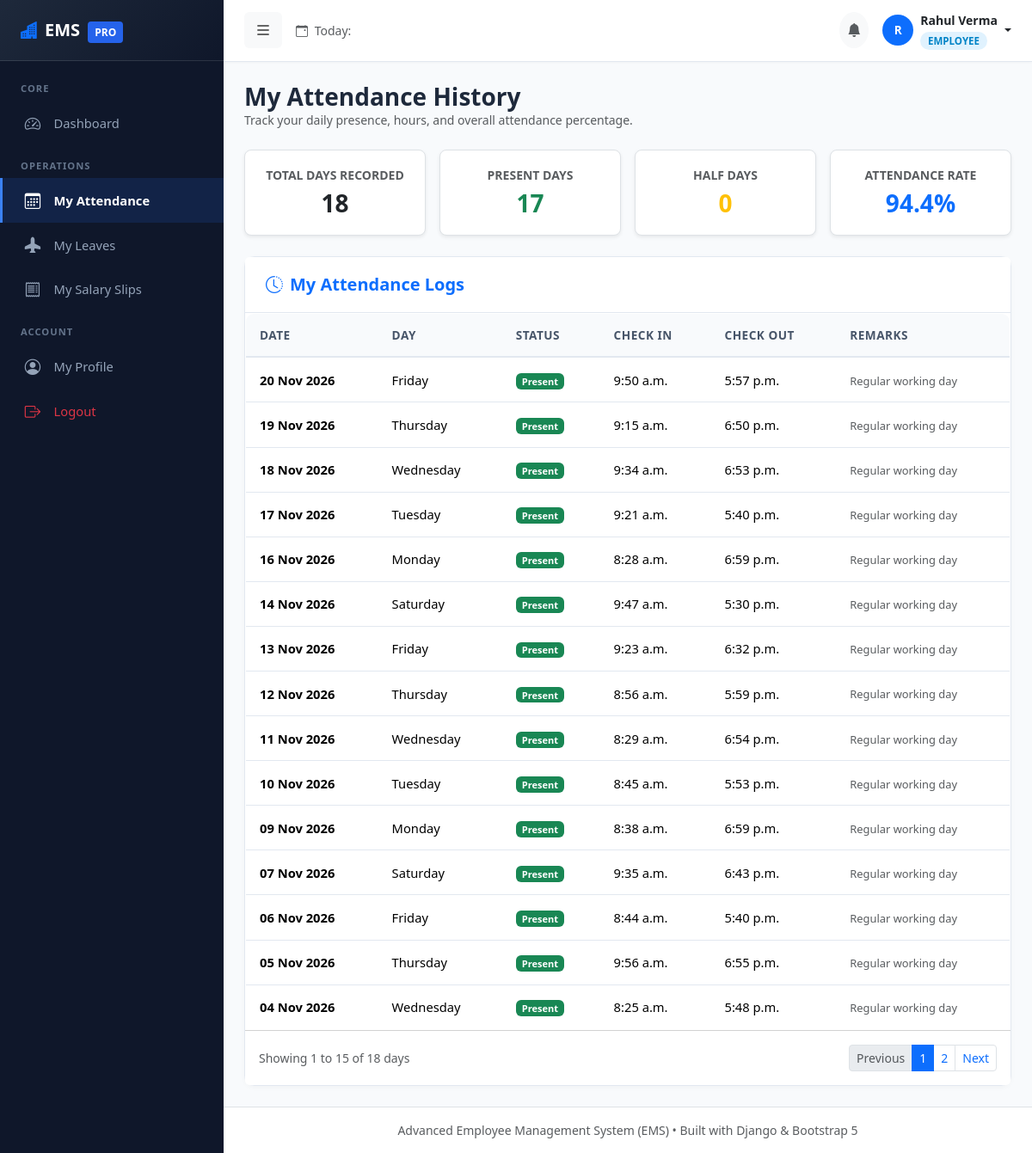
The app's page /attendance/my-history/ (signed in) with its own data.
### accounts/models.py (models this page shows, shortened)
class UserProfile(models.Model):
    ROLE_CHOICES = (
        ('ADMIN', 'Admin'),
        ('HR', 'HR Manager'),
        ('EMPLOYEE', 'Employee'),
    )
    user = models.OneToOneField(User, on_delete=models.CASCADE, related_name='profile')
    role = models.CharField(max_length=20, choices=ROLE_CHOICES, default='EMPLOYEE')
    created_at = models.DateTimeField(auto_now_add=True)

### attendance/models.py (models this page shows, shortened)
class Attendance(models.Model):
    STATUS_CHOICES = (
        ('PRESENT', 'Present'),
        ('ABSENT', 'Absent'),
        ('HALF_DAY', 'Half Day'),
        ('ON_LEAVE', 'On Leave'),
    )
    employee = models.ForeignKey(Employee, on_delete=models.CASCADE, related_name='attendances')
    date = models.DateField(verbose_name="Attendance Date")
    status = models.CharField(max_length=20, choices=STATUS_CHOICES, default='PRESENT')
    check_in_time = models.TimeField(null=True, blank=True, verbose_name="Check In Time")
    check_out_time = models.TimeField(null=True, blank=True, verbose_name="Check Out Time")
    notes = models.TextField(blank=True, verbose_name="Notes / Remarks")
    created_at = models.DateTimeField(auto_now_add=True)
    class Meta:
        unique_together = ('employee', 'date')
        ordering = ['-date', 'employee__emp_id']

### attendance/views.py (the view)
# urls.py: path('my-history/', views.my_attendance_view, name='my_attendance'),
@login_required
def my_attendance_view(request):
    try:
        employee = request.user.employee_profile
    except Employee.DoesNotExist:
        messages.error(request, "No employee record associated with your account.")
        return redirect('dashboard')
    attendances = Attendance.objects.filter(employee=employee).order_by('-date')
    total_records = attendances.count()
    present_days = attendances.filter(status='PRESENT').count()
    absent_days = attendances.filter(status='ABSENT').count()
    half_days = attendances.filter(status='HALF_DAY').count()
    leave_days = attendances.filter(status='ON_LEAVE').count()
    att_pct = round(((present_days + 0.5 * half_days) / total_records * 100), 1) if total_records > 0 else 0
    paginator = Paginator(attendances, 15)
    page_obj = paginator.get_page(request.GET.get('page'))
    return render(request, 'attendance_my.html', {
        'page_obj': page_obj,
        'employee': employee,
        'total_records': total_records,
        'present_days': present_days,
        'absent_days': absent_days,
        'half_days': half_days,
        'leave_days': leave_days,
        'att_pct': att_pct,
    })

### employees/models.py (called while the page is built)
    @property
    def photo_url(self):
        if self.profile_photo and hasattr(self.profile_photo, 'url'):
            return self.profile_photo.url
        return None

### templates/attendance_my.html (shortened to what this page needs)
{% extends 'base.html' %}
{% block content %}
<div class="mb-4">
    <h3 class="fw-bold mb-0">My Attendance History</h3>
    <p class="text-muted small mb-0">Track your daily presence, hours, and overall attendance percentage.</p>
</div>
<div class="row g-3 mb-4">
    <div class="col-sm-6 col-md-3">
        <div class="p-3 bg-white rounded-3 border text-center shadow-sm">
            <span class="text-muted small fw-bold">TOTAL DAYS RECORDED</span>
            <div class="fs-3 fw-bold text-dark">{{ total_records }}</div>
        </div>
    </div>
    <div class="col-sm-6 col-md-3">
        <div class="p-3 bg-white rounded-3 border text-center shadow-sm">
            <span class="text-muted small fw-bold text-success">PRESENT DAYS</span>
            <div class="fs-3 fw-bold text-success">{{ present_days }}</div>
        </div>
    </div>
    <div class="col-sm-6 col-md-3">
        <div class="p-3 bg-white rounded-3 border text-center shadow-sm">
            <span class="text-muted small fw-bold text-warning">HALF DAYS</span>
            <div class="fs-3 fw-bold text-warning">{{ half_days }}</div>
        </div>
    </div>
    <div class="col-sm-6 col-md-3">
        <div class="p-3 bg-white rounded-3 border text-center shadow-sm">
            <span class="text-muted small fw-bold text-primary">ATTENDANCE RATE</span>
            <div class="fs-3 fw-bold text-primary">{{ att_pct }}%</div>
        </div>
    </div>
</div>
<div class="card form-card">
    <div class="card-header bg-white">
        <h5 class="mb-0 fw-bold text-primary"><i class="bi bi-clock-history me-2"></i>My Attendance Logs</h5>
    </div>
    <div class="card-body p-0">
        <div class="table-responsive">
            <table class="table table-hover align-middle mb-0 custom-table">
                <thead>
                    <tr>
                        <th>Date</th>
                        <th>Day</th>
                        <th>Status</th>
                        <th>Check In</th>
                        <th>Check Out</th>
                        <th>Remarks</th>
                    </tr>
                </thead>
                <tbody>
                    {% for att in page_obj %}
                    <tr class="table-row-hover">
                        <td><strong>{{ att.date|date:"d M Y" }}</strong></td>
                        <td>{{ att.date|date:"l" }}</td>
                        <td>
                            {% if att.status == 'PRESENT' %}
                            <span class="badge bg-success">Present</span>
                            {% elif att.status == 'HALF_DAY' %}
                            <span class="badge bg-warning text-dark">Half Day</span>
                            {% elif att.status == 'ON_LEAVE' %}
                            <span class="badge bg-info text-dark">On Leave</span>
                            {% else %}
                            <span class="badge bg-danger">Absent</span>
                            {% endif %}
                        </td>
                        <td>{{ att.check_in_time|default:"--" }}</td>
                        <td>{{ att.check_out_time|default:"--" }}</td>
                        <td><small class="text-muted">{{ att.notes|default:"--" }}</small></td>
                    </tr>
                    {% endfor %}
                </tbody>
            </table>
        </div>
    </div>
    {% if page_obj.has_other_pages %}
    <div class="card-footer bg-white d-flex justify-content-between align-items-center py-3">
        <small class="text-muted">Showing {{ page_obj.start_index }} to {{ page_obj.end_index }} of {{ page_obj.paginator.count }} days</small>
        <ul class="pagination pagination-sm mb-0">
            {% if page_obj.has_previous %}
            <li class="page-item"><a class="page-link" href="?page={{ page_obj.previous_page_number }}">Previous</a></li>
            {% else %}
            <li class="page-item disabled"><span class="page-link">Previous</span></li>
            {% endif %}
            {% for num in page_obj.paginator.page_range %}
                {% if page_obj.number == num %}
                <li class="page-item active"><span class="page-link">{{ num }}</span></li>
                {% else %}
                <li class="page-item"><a class="page-link" href="?page={{ num }}">{{ num }}</a></li>
                {% endif %}
            {% endfor %}
            {% if page_obj.has_next %}
            <li class="page-item"><a class="page-link" href="?page={{ page_obj.next_page_number }}">Next</a></li>
            {% else %}
            <li class="page-item disabled"><span class="page-link">Next</span></li>
            {% endif %}
        </ul>
    </div>
    {% endif %}
</div>
{% endblock %}

### templates/base.html (shortened to what this page needs)
<!DOCTYPE html>
<html lang="en">
<head>
    <link href="https://cdn.jsdelivr.net/npm/bootstrap@5.3.3/dist/css/bootstrap.min.css" rel="stylesheet">
    <link rel="stylesheet" href="https://cdn.jsdelivr.net/npm/bootstrap-icons@1.11.3/font/bootstrap-icons.min.css">
    {% load static %}
    <link rel="stylesheet" href="{% static 'css/style.css' %}">
</head>
<body>
    {% if user.is_authenticated %}
    <div class="d-flex" id="wrapper">
        <div id="sidebar-wrapper">
            <div class="sidebar-heading d-flex align-items-center justify-content-between">
                <div>
                    <i class="bi bi-buildings-fill text-primary me-2"></i>EMS <span class="brand-badge ms-1">PRO</span>
                </div>
            </div>
            <div class="py-2">
                <div class="sidebar-category">Core</div>
                <a href="{% url 'dashboard' %}" class="sidebar-nav-item {% if request.resolver_match.url_name == 'dashboard' %}active{% endif %}">
                    <i class="bi bi-speedometer2"></i> Dashboard
                </a>
                <div class="sidebar-category">Operations</div>
                {% if is_employee_user %}
                <a href="{% url 'my_attendance' %}" class="sidebar-nav-item {% if request.resolver_match.url_name == 'my_attendance' %}active{% endif %}">
                    <i class="bi bi-calendar3"></i> My Attendance
                </a>
                <a href="{% url 'my_leaves' %}" class="sidebar-nav-item {% if request.resolver_match.url_name == 'my_leaves' or request.resolver_match.url_name == 'leave_apply' %}active{% endif %}">
                    <i class="bi bi-airplane-fill"></i> My Leaves
                </a>
                <a href="{% url 'my_salary' %}" class="sidebar-nav-item {% if request.resolver_match.url_name == 'my_salary' %}active{% endif %}">
                    <i class="bi bi-receipt"></i> My Salary Slips
                </a>
                {% endif %}
                <div class="sidebar-category">Account</div>
                <a href="{% url 'profile' %}" class="sidebar-nav-item {% if request.resolver_match.url_name == 'profile' %}active{% endif %}">
                    <i class="bi bi-person-circle"></i> My Profile
                </a>
                <a href="{% url 'logout' %}" class="sidebar-nav-item text-danger">
                    <i class="bi bi-box-arrow-right"></i> Logout
                </a>
            </div>
        </div>
        <div id="page-content-wrapper">
            <nav class="navbar navbar-expand-lg top-navbar">
                <div class="container-fluid px-0">
                    <button class="btn btn-light border-0 me-3" id="sidebarToggle" type="button">
                        <i class="bi bi-list fs-5"></i>
                    </button>
                    <div class="d-none d-md-flex align-items-center">
                        <span class="text-muted small">
                            <i class="bi bi-calendar-event me-1"></i> Today: {{ today|date:"l, d F Y" }}
                        </span>
                    </div>
                    <div class="ms-auto d-flex align-items-center gap-3">
                        <div class="dropdown">
                            <a class="btn btn-light position-relative rounded-circle p-2" href="#" role="button" data-bs-toggle="dropdown" aria-expanded="false">
                                <i class="bi bi-bell-fill text-muted"></i>
                            </a>
                        </div>
                        <div class="dropdown">
                            <a class="d-flex align-items-center text-decoration-none dropdown-toggle text-dark" href="#" role="button" data-bs-toggle="dropdown" aria-expanded="false">
                                {% if current_employee and current_employee.photo_url %}
                                <img src="{{ current_employee.photo_url }}" alt="Profile" class="navbar-user-avatar me-2">
                                {% else %}
                                <div class="emp-table-avatar me-2 bg-primary text-white">
                                    {{ user.first_name|default:user.username|slice:":1"|upper }}
                                </div>
                                {% endif %}
                                <div class="d-none d-lg-block text-start me-1">
                                    <div class="fw-bold small">{{ user.first_name|default:user.username }} {{ user.last_name }}</div>
                                    <span class="role-badge role-{{ user_role|lower }}">{{ user_role }}</span>
                                </div>
                            </a>
                        </div>
                    </div>
                </div>
            </nav>
            <main class="container-fluid p-4">
                {% block content %}{% endblock %}
            </main>
            <footer class="mt-auto py-3 bg-white border-top text-center text-muted small">
                <div class="container-fluid">
                    Advanced Employee Management System (EMS) &bull; Built with Django &amp; Bootstrap 5
                </div>
            </footer>
        </div>
    </div>
    {% endif %}
</body>
</html>

### static/css/style.css (style rules this page uses)
:root { --primary: #2563eb; --primary-hover: #1d4ed8; --secondary: #64748b; --dark-sidebar: #0f172a; --sidebar-hover: #1e293b; --sidebar-active: #3b82f6; --sidebar-text: #94a3b8; --sidebar-text-active: #ffffff; --bg-main: #f8fafc; --card-bg: #ffffff; --border-color: #e2e8f0; --text-main: #1e293b; --text-muted: #64748b; }
body { font-family: 'Segoe UI', Roboto, -apple-system, BlinkMacSystemFont, sans-serif; background-color: var(--bg-main); color: var(--text-main); min-height: 100vh; }
#sidebar-wrapper { min-height: 100vh; width: 260px; background-color: var(--dark-sidebar); transition: margin 0.25s ease-out; position: sticky; top: 0; z-index: 1020; }
#sidebar-wrapper .sidebar-heading { padding: 1.25rem 1.5rem; font-size: 1.25rem; font-weight: 700; color: #fff; background: linear-gradient(135deg, #1e293b 0%, #0f172a 100%); border-bottom: 1px solid rgba(255, 255, 255, 0.1); }
.sidebar-heading .brand-badge { background: var(--primary); font-size: 0.75rem; padding: 0.25rem 0.5rem; border-radius: 4px; }
.sidebar-category { font-size: 0.7rem; text-transform: uppercase; letter-spacing: 1px; color: #64748b; padding: 1rem 1.5rem 0.35rem; font-weight: 700; }
.sidebar-nav-item { display: flex; align-items: center; padding: 0.75rem 1.5rem; color: var(--sidebar-text); text-decoration: none; font-weight: 500; font-size: 0.92rem; transition: all 0.2s ease; border-left: 3px solid transparent; }
.sidebar-nav-item.active { color: #fff; background-color: rgba(37, 99, 235, 0.15); border-left-color: var(--sidebar-active); font-weight: 600; }
.sidebar-nav-item i { font-size: 1.15rem; margin-right: 0.85rem; width: 22px; text-align: center; }
#page-content-wrapper { flex: 1; min-width: 0; display: flex; flex-direction: column; }
.top-navbar { background: #ffffff; border-bottom: 1px solid var(--border-color); padding: 0.8rem 1.5rem; box-shadow: 0 1px 3px rgba(0,0,0,0.03); }
.role-badge { font-size: 0.72rem; padding: 0.2rem 0.55rem; border-radius: 20px; font-weight: 600; }
.role-employee { background-color: #e0f2fe; color: #0284c7; }
.custom-table { background: #fff; border-radius: 10px; overflow: hidden; border: 1px solid var(--border-color); }
.custom-table thead th { background-color: #f8fafc; color: #475569; font-weight: 600; font-size: 0.85rem; text-transform: uppercase; letter-spacing: 0.5px; padding: 0.9rem 1rem; border-bottom: 2px solid var(--border-color); }
.custom-table tbody td { padding: 0.9rem 1rem; vertical-align: middle; font-size: 0.92rem; border-bottom: 1px solid var(--border-color); }
.emp-table-avatar { width: 36px; height: 36px; border-radius: 50%; object-fit: cover; background-color: #e2e8f0; display: inline-flex; align-items: center; justify-content: center; font-weight: 600; color: #475569; font-size: 0.85rem; }
.form-card { background: #ffffff; border-radius: 12px; border: 1px solid var(--border-color); box-shadow: 0 2px 6px rgba(0,0,0,0.03); }
.form-card .card-header { background: #ffffff; border-bottom: 1px solid var(--border-color); padding: 1.25rem 1.5rem; font-weight: 600; }

### records on screen
UserProfile: role "EMPLOYEE"
Attendance: date "20 Nov 2026", date "Friday", status "Present", check_in_time "9:50 a.m.", check_out_time "5:57 p.m.", notes "Regular working day"
Attendance: date "19 Nov 2026", date "Thursday", status "Present", check_in_time "9:15 a.m.", check_out_time "6:50 p.m.", notes "Regular working day"
Attendance: date "18 Nov 2026", date "Wednesday", status "Present", check_in_time "9:34 a.m.", check_out_time "6:53 p.m.", notes "Regular working day"
Attendance: date "17 Nov 2026", date "Tuesday", status "Present", check_in_time "9:21 a.m.", check_out_time "5:40 p.m.", notes "Regular working day"
Attendance: date "16 Nov 2026", date "Monday", status "Present", check_in_time "8:28 a.m.", check_out_time "6:59 p.m.", notes "Regular working day"
Attendance: date "14 Nov 2026", date "Saturday", status "Present", check_in_time "9:47 a.m.", check_out_time "5:30 p.m.", notes "Regular working day"
Attendance: date "13 Nov 2026", date "Friday", status "Present", check_in_time "9:23 a.m.", check_out_time "6:32 p.m.", notes "Regular working day"
Attendance: date "12 Nov 2026", date "Thursday", status "Present", check_in_time "8:56 a.m.", check_out_time "5:59 p.m.", notes "Regular working day"
Attendance: date "11 Nov 2026", date "Wednesday", status "Present", check_in_time "8:29 a.m.", check_out_time "6:54 p.m.", notes "Regular working day"
Attendance: date "10 Nov 2026", date "Tuesday", status "Present", check_in_time "8:45 a.m.", check_out_time "5:53 p.m.", notes "Regular working day"
Attendance: date "09 Nov 2026", date "Monday", status "Present", check_in_time "8:38 a.m.", check_out_time "6:59 p.m.", notes "Regular working day"
Attendance: date "07 Nov 2026", date "Saturday", status "Present", check_in_time "9:35 a.m.", check_out_time "6:43 p.m.", notes "Regular working day"
Attendance: date "06 Nov 2026", date "Friday", status "Present", check_in_time "8:44 a.m.", check_out_time "5:40 p.m.", notes "Regular working day"
Attendance: date "05 Nov 2026", date "Thursday", status "Present", check_in_time "9:56 a.m.", check_out_time "6:55 p.m.", notes "Regular working day"
Attendance: date "04 Nov 2026", date "Wednesday", status "Present", check_in_time "8:25 a.m.", check_out_time "5:48 p.m.", notes "Regular working day"

### other values on screen
{{ user.first_name|default:user.username|slice:":1"|upper }} "R"
{{ user.first_name|default:user.username }} "Rahul"
{{ user.last_name }} "Verma"
{{ total_records }} "18"
{{ present_days }} "17"
{{ half_days }} "0"
{{ att_pct }} "94.4"
{{ page_obj.start_index }} "1"
{{ page_obj.end_index }} "15"
{{ page_obj.paginator.count }} "18"
{{ num }} "1"
{{ num }} "2"
